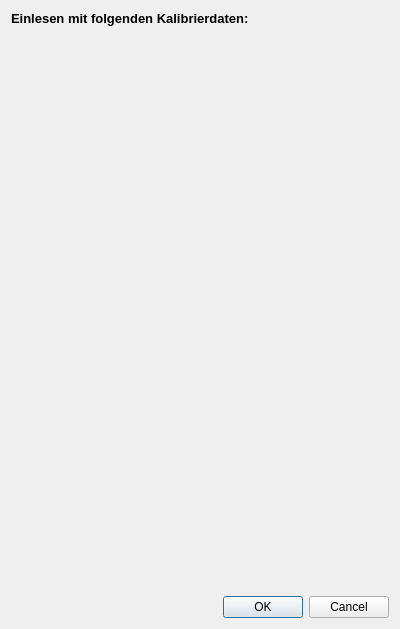
<?xml version="1.0" encoding="UTF-8"?>
<ui version="4.0">
 <class>Dialog</class>
 <widget class="QDialog" name="Dialog">
  <property name="geometry">
   <rect>
    <x>0</x>
    <y>0</y>
    <width>400</width>
    <height>629</height>
   </rect>
  </property>
  <property name="windowTitle">
   <string>Flugdaten</string>
  </property>
  <layout class="QVBoxLayout" name="verticalLayout">
   <item>
    <widget class="QLabel" name="label">
     <property name="font">
      <font>
       <pointsize>10</pointsize>
       <weight>75</weight>
       <bold>true</bold>
      </font>
     </property>
     <property name="text">
      <string>Einlesen mit folgenden Kalibrierdaten:</string>
     </property>
    </widget>
   </item>
   <item>
    <widget class="QWidget" name="widget" native="true">
     <layout class="QVBoxLayout" name="verticalLayout_2">
      <item>
       <spacer name="verticalSpacer">
        <property name="orientation">
         <enum>Qt::Vertical</enum>
        </property>
        <property name="sizeHint" stdset="0">
         <size>
          <width>20</width>
          <height>547</height>
         </size>
        </property>
       </spacer>
      </item>
     </layout>
    </widget>
   </item>
   <item>
    <widget class="QDialogButtonBox" name="buttonBox">
     <property name="orientation">
      <enum>Qt::Horizontal</enum>
     </property>
     <property name="standardButtons">
      <set>QDialogButtonBox::Cancel|QDialogButtonBox::Ok</set>
     </property>
    </widget>
   </item>
  </layout>
 </widget>
 <resources/>
 <connections>
  <connection>
   <sender>buttonBox</sender>
   <signal>accepted()</signal>
   <receiver>Dialog</receiver>
   <slot>accept()</slot>
   <hints>
    <hint type="sourcelabel">
     <x>248</x>
     <y>254</y>
    </hint>
    <hint type="destinationlabel">
     <x>157</x>
     <y>274</y>
    </hint>
   </hints>
  </connection>
  <connection>
   <sender>buttonBox</sender>
   <signal>rejected()</signal>
   <receiver>Dialog</receiver>
   <slot>reject()</slot>
   <hints>
    <hint type="sourcelabel">
     <x>316</x>
     <y>260</y>
    </hint>
    <hint type="destinationlabel">
     <x>286</x>
     <y>274</y>
    </hint>
   </hints>
  </connection>
 </connections>
</ui>
